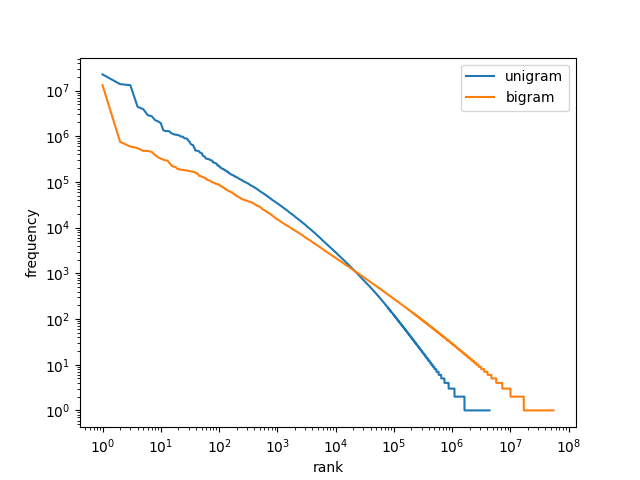

Source code (Python):
import numpy as np
import matplotlib.pyplot as plt

data = np.load("data/counts/counts_p100.npz")
unigram = np.sort(data["unigram"][2:])[::-1]
bigram = np.sort(data["counts"])[::-1]

plt.loglog(np.arange(1, len(unigram) + 1), unigram, label="unigram")
plt.loglog(np.arange(1, len(bigram) + 1), bigram, label="bigram")
plt.xlabel("rank")
plt.ylabel("frequency")
plt.legend()
plt.savefig("zipf/zipf.png")
